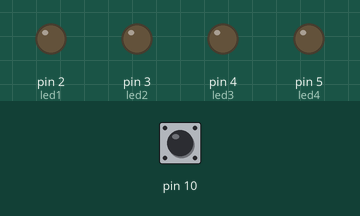
Simulated run of this sketch. Board: Arduino Uno, built with avr-gcc and run on an emulated ATmega328P. Shown: output pins drawn as LEDs (lit = HIGH). Dashed ring = blinking. Inputs (shaded band) come from the test bench; at power-on: pin 10 HIGH.

Above: at 1.2 s.
1.3 s: pin 10 pulled LOW for 1 s
At 2.7 s:
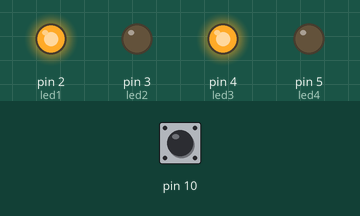
3.8 s: pin 10 pulled LOW for 0.15 s
At 5.0 s:
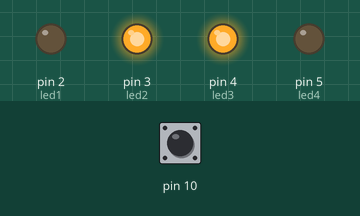
5.4 s: pin 10 pulled LOW for 0.15 s
At 6.4 s:
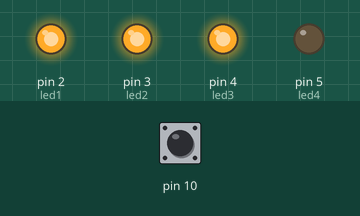
7.0 s: pin 10 pulled LOW for 3.2 s
At 8.5 s:
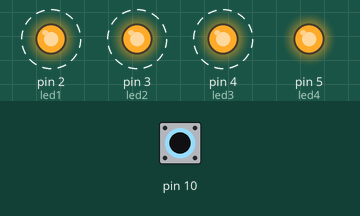
Timing chart, 0 to 11.5 s (numbered marks = the images above; inputs shaded):
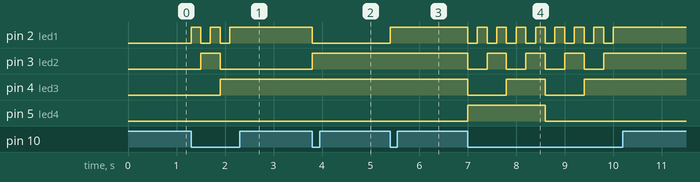

Measured:
- after the input at 1.3 s, pin 2 (led1): alternates HIGH for 0.20 s and LOW for 0.20 s, 5 changes in all, then stays HIGH, starting at once; pin 3 (led2): LOW → HIGH after 0.20 s, → LOW 0.40 s later; pin 4 (led3): LOW → HIGH after 0.60 s
- after the input at 3.8 s, pin 2 (led1): HIGH → LOW at once; pin 3 (led2): LOW → HIGH at once
- after the input at 5.4 s, pin 2 (led1): LOW → HIGH at once
- after the input at 7.0 s, pin 2 (led1): alternates HIGH for 0.20 s and LOW for 0.20 s, 16 changes in all, then stays HIGH, starting at once; pin 3 (led2): alternates HIGH for 0.40 s and LOW for 0.40 s, 8 changes in all, then stays HIGH, starting at once

The sketch:

ContadorBinario.ino
```cpp
int led1 = 2;
int led2 = 3;
int led3 = 4;
int led4 = 5;


int dec = 0;

void setup() {
  pinMode(led1, OUTPUT);
  pinMode(led2, OUTPUT);
  pinMode(led3, OUTPUT);
  pinMode(led4, OUTPUT);
  pinMode(10, INPUT_PULLUP);
}

void loop() {
  if (digitalRead(10)==0) {
    dec++;
    if (dec > 15) {
      dec = 0;}
    binario(dec);
    delay(200);
  }
}

void binario(int dec) {
  digitalWrite(led1, dec & 1);
  digitalWrite(led2, dec & 2);
  digitalWrite(led3, dec & 4);
  digitalWrite(led4, dec & 8);
}
```
